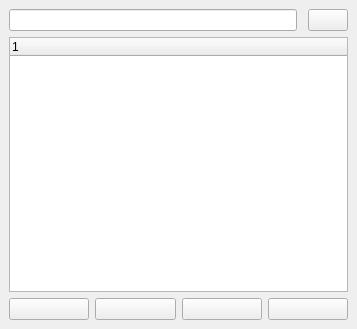
<?xml version="1.0" encoding="UTF-8"?>
<ui version="4.0">
 <class>AudioFilesDockWidget</class>
 <widget class="QDockWidget" name="AudioFilesDockWidget">
  <property name="geometry">
   <rect>
    <x>0</x>
    <y>0</y>
    <width>357</width>
    <height>329</height>
   </rect>
  </property>
  <property name="windowTitle">
   <string>DockWidget</string>
  </property>
  <widget class="QWidget" name="dockWidgetContents">
   <layout class="QVBoxLayout" name="verticalLayout">
    <item>
     <layout class="QHBoxLayout" name="horizontalLayout">
      <item>
       <widget class="QLineEdit" name="lineEdit"/>
      </item>
      <item>
       <spacer name="horizontalSpacer">
        <property name="orientation">
         <enum>Qt::Horizontal</enum>
        </property>
        <property name="sizeType">
         <enum>QSizePolicy::Fixed</enum>
        </property>
        <property name="sizeHint" stdset="0">
         <size>
          <width>5</width>
          <height>20</height>
         </size>
        </property>
       </spacer>
      </item>
      <item>
       <widget class="QPushButton" name="searchBtn">
        <property name="text">
         <string/>
        </property>
        <property name="icon">
         <iconset resource="image.qrc">
          <normaloff>:/image/32_32/mixx_logo.png</normaloff>:/image/32_32/mixx_logo.png</iconset>
        </property>
        <property name="iconSize">
         <size>
          <width>32</width>
          <height>32</height>
         </size>
        </property>
       </widget>
      </item>
     </layout>
    </item>
    <item>
     <widget class="QTreeWidget" name="treeWidget">
      <column>
       <property name="text">
        <string notr="true">1</string>
       </property>
      </column>
     </widget>
    </item>
    <item>
     <layout class="QHBoxLayout" name="horizontalLayout_2">
      <item>
       <widget class="QPushButton" name="addGroup">
        <property name="text">
         <string/>
        </property>
        <property name="icon">
         <iconset resource="image.qrc">
          <normaloff>:/image/32_32/file_import.png</normaloff>:/image/32_32/file_import.png</iconset>
        </property>
        <property name="iconSize">
         <size>
          <width>32</width>
          <height>32</height>
         </size>
        </property>
       </widget>
      </item>
      <item>
       <widget class="QPushButton" name="removeGroup">
        <property name="text">
         <string/>
        </property>
        <property name="icon">
         <iconset resource="image.qrc">
          <normaloff>:/image/32_32/file_export.png</normaloff>:/image/32_32/file_export.png</iconset>
        </property>
        <property name="iconSize">
         <size>
          <width>32</width>
          <height>32</height>
         </size>
        </property>
       </widget>
      </item>
      <item>
       <widget class="QPushButton" name="addFile">
        <property name="text">
         <string/>
        </property>
        <property name="icon">
         <iconset>
          <normalon>:/image/32_32/add.png</normalon>
         </iconset>
        </property>
        <property name="iconSize">
         <size>
          <width>32</width>
          <height>32</height>
         </size>
        </property>
       </widget>
      </item>
      <item>
       <widget class="QPushButton" name="removeFile">
        <property name="text">
         <string/>
        </property>
        <property name="icon">
         <iconset resource="image.qrc">
          <normaloff>:/image/32_32/remove.png</normaloff>:/image/32_32/remove.png</iconset>
        </property>
        <property name="iconSize">
         <size>
          <width>32</width>
          <height>32</height>
         </size>
        </property>
       </widget>
      </item>
     </layout>
    </item>
   </layout>
  </widget>
 </widget>
 <resources>
  <include location="image.qrc"/>
 </resources>
 <connections/>
</ui>
